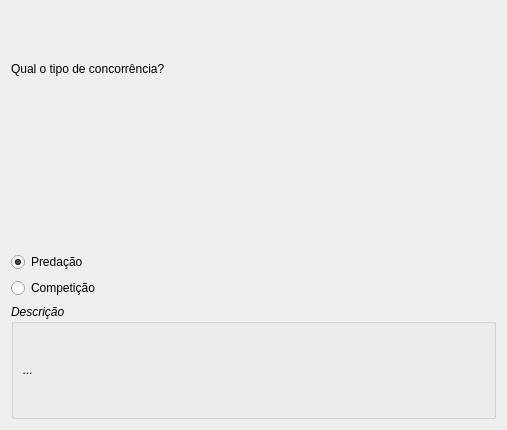
<?xml version="1.0" encoding="UTF-8"?>
<ui version="4.0">
 <class>WizardPage</class>
 <widget class="QWizardPage" name="WizardPage">
  <property name="geometry">
   <rect>
    <x>0</x>
    <y>0</y>
    <width>507</width>
    <height>430</height>
   </rect>
  </property>
  <property name="windowTitle">
   <string>WizardPage</string>
  </property>
  <layout class="QHBoxLayout" name="horizontalLayout_2">
   <item>
    <layout class="QVBoxLayout" name="verticalLayout_2">
     <item>
      <widget class="QLabel" name="label">
       <property name="text">
        <string>Qual o tipo de concorrência?</string>
       </property>
      </widget>
     </item>
     <item>
      <widget class="QLabel" name="label_5">
       <property name="text">
        <string/>
       </property>
       <property name="pixmap">
        <pixmap>../Imagens/Imagens programa/ALiger.jpg</pixmap>
       </property>
      </widget>
     </item>
     <item>
      <layout class="QGridLayout" name="gridLayout">
       <item row="0" column="0">
        <widget class="QRadioButton" name="rbPredacao">
         <property name="text">
          <string>Predação</string>
         </property>
         <property name="checked">
          <bool>true</bool>
         </property>
        </widget>
       </item>
       <item row="1" column="0">
        <widget class="QRadioButton" name="rbCompeticao">
         <property name="text">
          <string>Competição</string>
         </property>
        </widget>
       </item>
      </layout>
     </item>
     <item>
      <widget class="QGroupBox" name="groupBox">
       <property name="font">
        <font>
         <weight>50</weight>
         <italic>true</italic>
         <bold>false</bold>
        </font>
       </property>
       <property name="title">
        <string>Descrição</string>
       </property>
       <layout class="QHBoxLayout" name="horizontalLayout">
        <item>
         <widget class="QLabel" name="label_2">
          <property name="text">
           <string>...</string>
          </property>
          <property name="alignment">
           <set>Qt::AlignJustify|Qt::AlignVCenter</set>
          </property>
          <property name="wordWrap">
           <bool>true</bool>
          </property>
         </widget>
        </item>
       </layout>
      </widget>
     </item>
    </layout>
   </item>
  </layout>
 </widget>
 <resources/>
 <connections/>
</ui>
